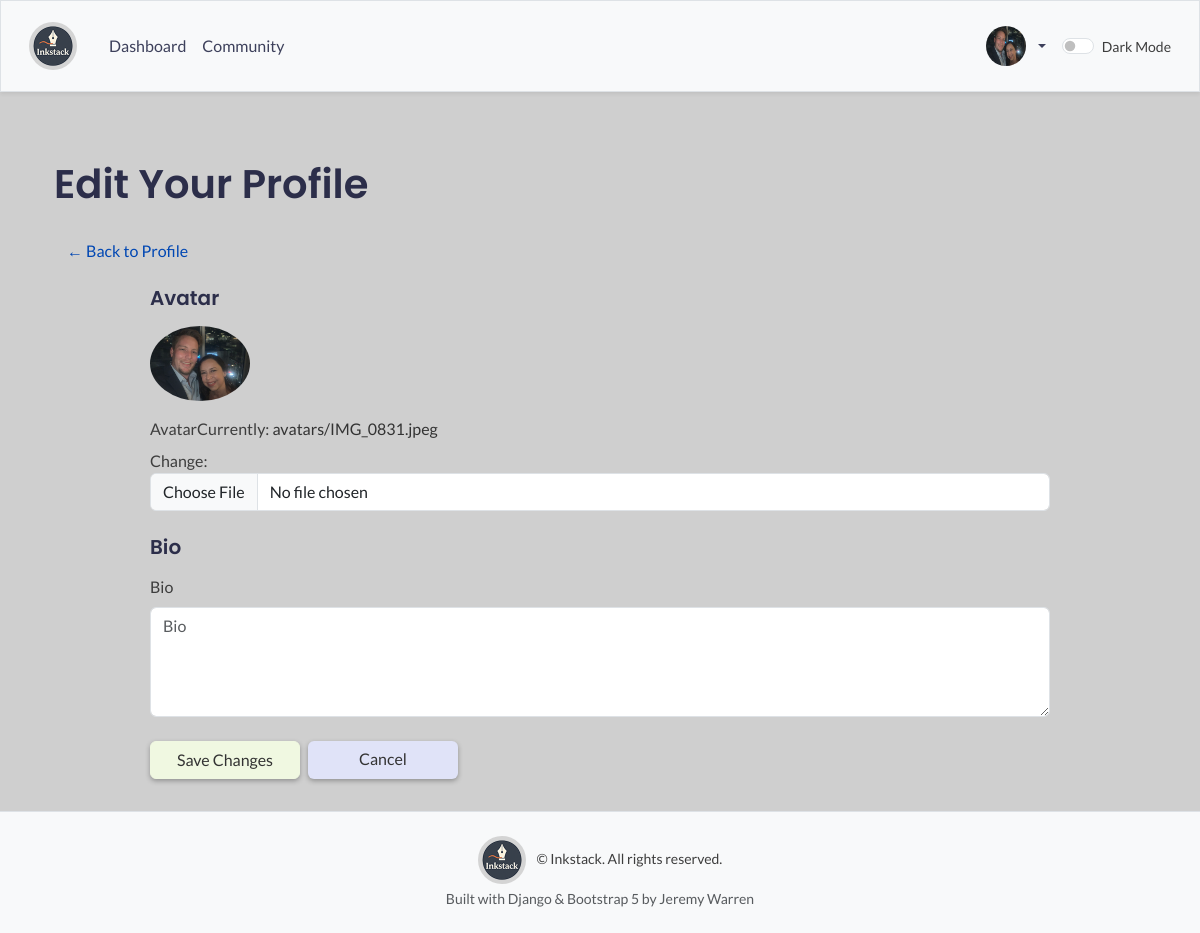
Before: /accounts/edit_profile/ (signed in) with the older database file.
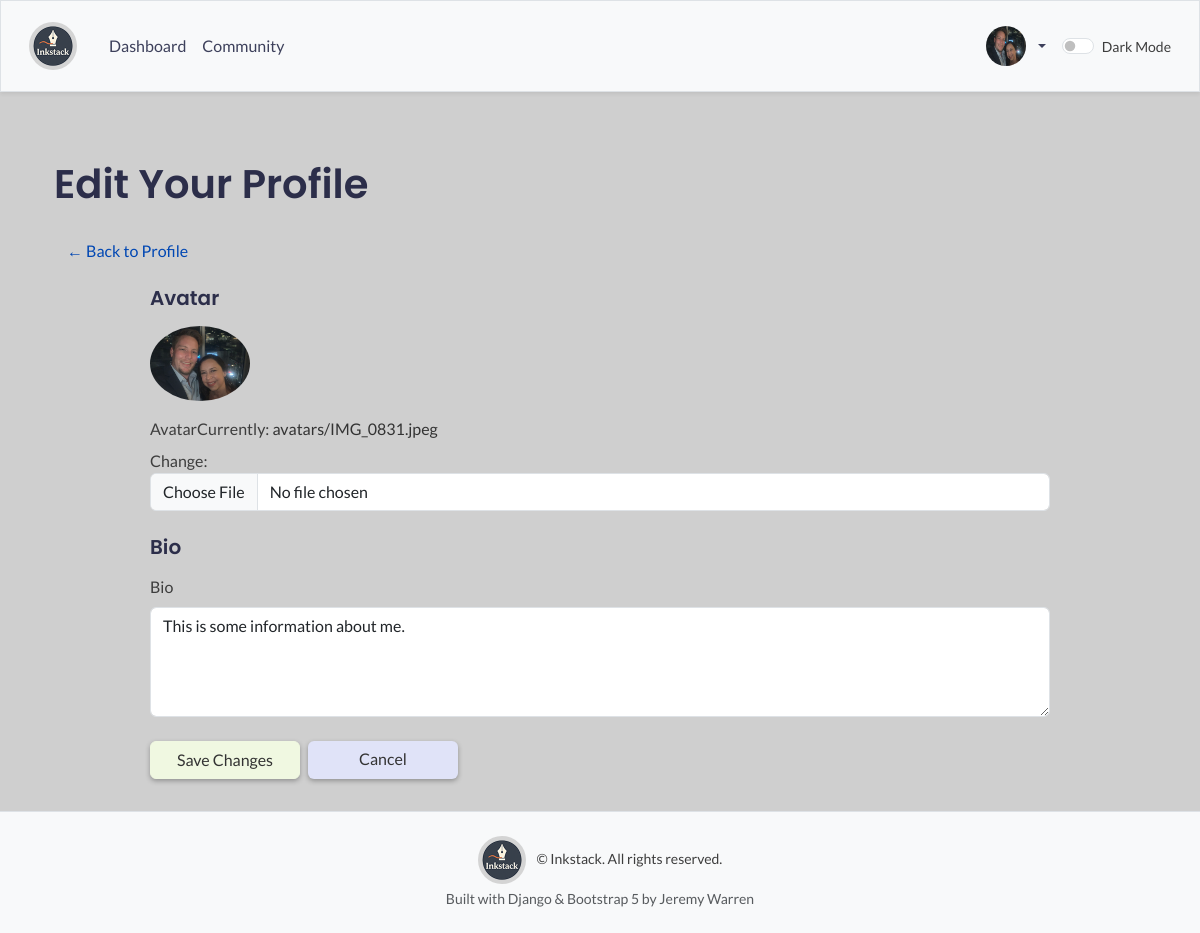
After: the same page with the newer database file.
### accounts/models.py (models this page shows, shortened)
class Profile(models.Model):
    user = models.OneToOneField(User, on_delete=models.CASCADE)
    avatar = models.ImageField(upload_to="avatars/", default=default_avatar_path)
    bio = models.TextField(blank=True, null=True)
    def get_avatar_url(self):
        if self.avatar and hasattr(self.avatar, 'url'):
            return self.avatar.url
        return static("accounts/img/default-avatar.png")

### accounts/views.py (the view)
# urls.py: path("edit_profile/", views.edit_profile, name="edit_profile"),
@login_required
def edit_profile(request):
    profile = request.user.profile
    if request.method == "POST":
        form = ProfileForm(request.POST, request.FILES, instance=profile)
        if form.is_valid():
            form.save()
            return redirect("accounts:profile_detail", username=request.user.username)
    else:
        form = ProfileForm(instance=profile)
    return render(
        request,
        "accounts/edit_profile.html",
        {
            "form": form,
            "title": "Edit Profile",
            "cancel_url": reverse(
                "accounts:profile_detail", args=[request.user.username]
            ),
        },
    )

### accounts/forms.py
class ProfileForm(forms.ModelForm):
    class Meta:
        model = Profile
        fields = ["avatar", "bio"]
        widgets = {
            "bio": forms.Textarea(
                attrs={
                    "class": "rich-text",
                    "rows": 4,
                    "form-control"
                    "placeholder": "Tell us about yourself...",
                }
            ),
        }

### accounts/templates/accounts/edit_profile.html (shortened to what this page needs)
{% extends 'blogs/base.html' %}
{% load django_bootstrap5 %}
{% block content %}
<div class="container mt-4">
  <h1 class="mb-4">Edit Your Profile</h1>
  <a href="{% url 'accounts:profile_detail' username=request.user.username %}" class="btn btn-link mb-3">&larr; Back to
    Profile</a>
  <form method="post" enctype="multipart/form-data" class="form-wider">
    <div class="mb-4">
      <h5 class="mb-3">Avatar</h5>
      {% if request.user.profile.avatar %}
      <div class="mb-3">
        <img src="{{ request.user.profile.avatar.url }}" alt="Current Avatar" class="rounded-circle" width="100">
      </div>
      {% endif %}
      {% bootstrap_field form.avatar %}
    </div>
    <div class="mb-4">
      <h5 class="mb-3">Bio</h5>
      {% bootstrap_field form.bio %}
    </div>
    <div class="form-buttons mt-3">
      <button type="submit" class="btn btn-primary">Save Changes</button>
      <a href="{% url 'accounts:profile_detail' username=request.user.username %}" class="btn btn-secondary">Cancel</a>
    </div>
  </form>
</div>
{% endblock %}

### blogs/templates/blogs/base.html (shortened to what this page needs)
<!DOCTYPE html>
<html lang="en">
  <head>
    {% load static %}
    {% load django_bootstrap5 %}
    {% bootstrap_css %}
    <link rel="stylesheet" href="{% static 'blogs/css/custom.css' %}">
    <link rel="stylesheet" href="{% static 'blogs/css/aos.css' %}">
  </head>
  <body class="d-flex flex-column min-vh-100 pt-5">
    <nav class="navbar navbar-expand-md navbar-light bg-light border fixed-top shadow-sm">
      <div class="container-fluid">
        <a class="navbar-brand d-flex align-items-center" href="{% url 'blogs:index' %}">
          <img src="{% static 'blogs/img/inkstack-logo-light.png' %}" alt="Inkstack Logo" class="logo-img me-2">
        </a>
        <div class="collapse navbar-collapse" id="navbarCollapse">
          <ul class="navbar-nav me-auto mb-2 mb-md-0">
            <li class="nav-item">
              <a class="nav-link" href="{% url 'blogs:index' %}">Dashboard</a>
            </li>
            <li class="nav-item">
              <a class="nav-link" href="{% url 'blogs:community' %}">Community</a>
            </li>
          </ul>
          <ul class="navbar-nav ms-auto mb-2 mb-md-0">
            {% if user.is_authenticated %}
            <li class="nav-item dropdown">
              <a class="nav-link dropdown-toggle d-flex align-items-center" href="#" id="profileDropdown" role="button"
                data-bs-toggle="dropdown" aria-expanded="false">
                <img src="{{ user.profile.get_avatar_url }}" class="rounded-circle me-2" width="40" height="40"
                  alt="Avatar">
              </a>
            </li>
            {% endif %}
            <li class="nav-item d-flex align-items-center ms-2">
              <div class="form-check form-switch mb-0">
                <input class="form-check-input" type="checkbox" id="darkModeToggle">
                <label class="form-check-label small" for="darkModeToggle">Dark Mode</label>
              </div>
            </li>
          </ul>
        </div>
      </div>
    </nav>
    <main class="container flex-grow-1 pt-navbar">
      <div class="pb-2 mb-4">
      </div>
      {% block content %}{% endblock content %}
    </main>
    <footer class="bg-light border-top text-center py-4">
      <div class="container">
        <p class="mb-1"><img src="{% static 'blogs/img/inkstack-logo-light.png' %}" alt="Inkstack Logo"
            class="logo-img me-2"> © {{ now|date:"Y" }} Inkstack. All rights reserved.</p>
        <p class="small text-muted">Built with Django & Bootstrap 5 by Jeremy Warren</p>
      </div>
    </footer>
  </body>
</html>

### blogs/static/blogs/css/custom.css (style rules this page uses)
* { box-sizing: border-box; }
body { background-color: #cfcfcf; color: #3d3d3d; font-family: "Lato", sans-serif; transition: background-color 0.3s ease, color 0.3s ease; }
h1, h2, h3, h4, h5, h6, .navbar-brand { font-family: "Poppins", sans-serif; color: #2c2e4a; }
.navbar, footer { background-color: #f9f3d9; }
.navbar { padding: 1rem; box-shadow: 0 13px -19px rgba(0, 0, 0, 0.3); }
.navbar .nav-link { color: #3d405b; }
footer p { margin: 0; font-size: 0.875rem; }
main { margin-bottom: 2rem; margin-top: 80px; }
.form-wider { max-width: 900px; margin: 0 auto; }
.logo-img { border-radius: 50%; height: 48px; width: auto; }
.btn-primary, .btn-info, .btn-danger, .btn-success, .btn-secondary { box-shadow: 0 2px 5px rgba(0, 0, 0, 0.3); }
.btn:not(.btn-link) { height: auto; max-width: 150px; width: 100%; }
.btn-primary { background-color: #f0f8e1; border-color: #f0f8e1; color: #333; }
.btn-secondary { background-color: #e0e3f8; color: #333; height: auto; max-width: 150px; border: none; box-shadow: 0 2px 5px rgba(0, 0, 0, 0.3); }
.btn-link { color: #0047b3; text-decoration: none; }
.form-buttons { display: flex; justify-content: left; gap: 0.5rem; }
a { color: #333; text-decoration: none; }
.text-muted { color: #888; }

Changed rows visible on the page:
changed Profile: bio (not shown) → "This is some information about me."
